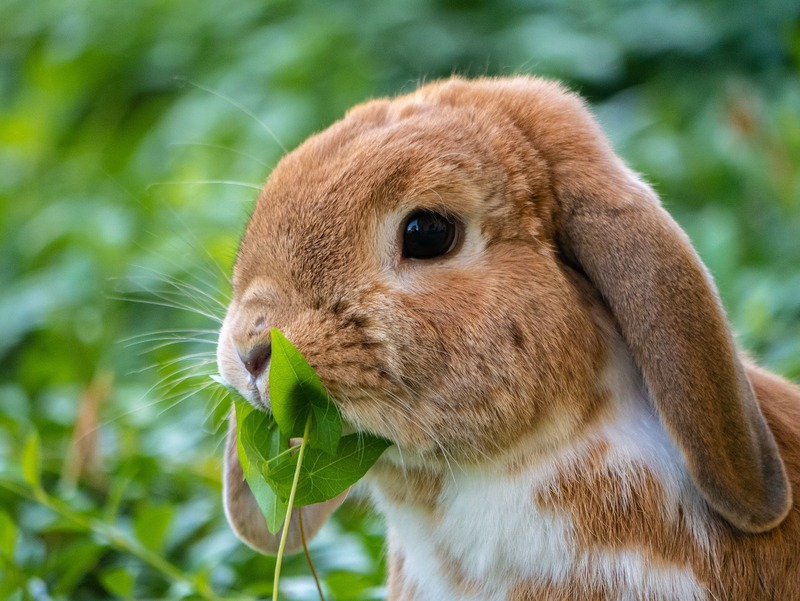
#> input picture conejete.jpg, 800 x 601 px
$ python p6-act10-0043.py
#> lines starting #> are read from the running program, lines starting #| are printed output that depends on the picture; after the words box and inside, x2 and y2 are one past the last pixel; in counts of white or black regions, pixels touching at a corner belong together
import numpy as np
import cv2

# Visión Artificial Act10 NC:0148

# --- 1. Lee la imagen ---
img_base = cv2.imread("conejete.jpg", cv2.IMREAD_GRAYSCALE)
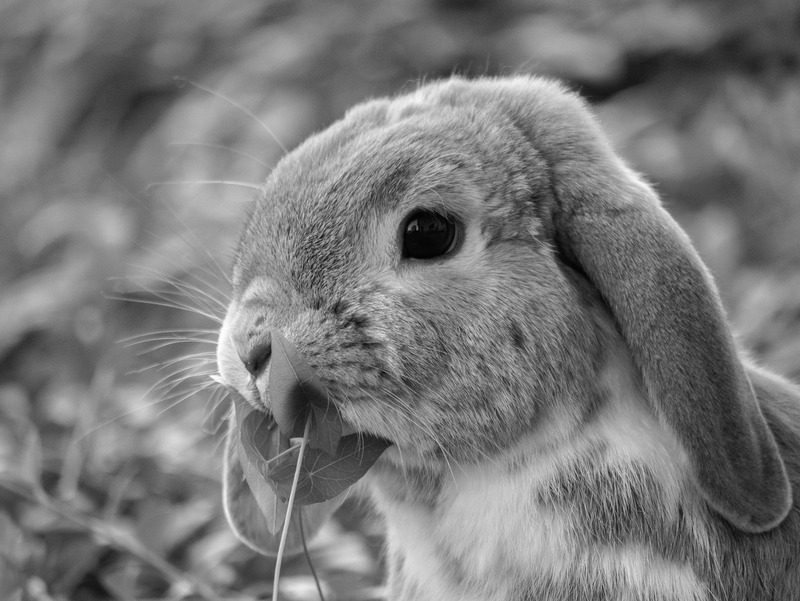
#> img_base: shape (601, 800); min 0, max 255, mean 121.3
cv2.imshow("conejete", img_base)
cv2.waitKey(0)
cv2.destroyAllWindows()

import numpy as np
import cv2

# Visión Artificial Act10 NC = 0043

# ==========================================
# 2. LINEAS
# ==========================================
print("Mostrando: Linea")
img_linea = np.zeros((512, 512, 3), np.uint8)
img_linea = cv2.line(img_linea, (0, 0), (511, 511), (255, 255, 255), 3)

cv2.imshow('Linea', img_linea)
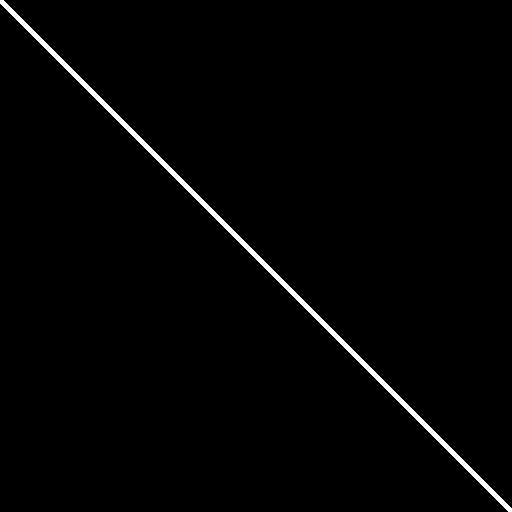
#> window 'Linea': shape (512, 512, 3); 1.4% white; 1 white region, box (x1, y1, x2, y2) and area: (0, 0, 512, 512) 3572
cv2.waitKey(0)
cv2.destroyAllWindows()


# ==========================================
# 3. CIRCULOS
# ==========================================
print("Mostrando: Circulo")
img_circulo = np.zeros((512, 512, 3), np.uint8)
img_circulo = cv2.circle(img_circulo, (260, 260), 10, (255, 0, 0), -1)

cv2.imshow('Circulo', img_circulo)
cv2.waitKey(0)
cv2.destroyAllWindows()


# ==========================================
# 4. TEXTO
# ==========================================
print("Mostrando: Texto")
img_texto = np.zeros((512, 512, 3), np.uint8)
img_texto = cv2.putText(img_texto, "Sebastian Farfan NC = 0043", (200, 30), cv2.FONT_HERSHEY_SIMPLEX, 0.5, (255, 255, 255), 2)

cv2.imshow('Texto', img_texto)
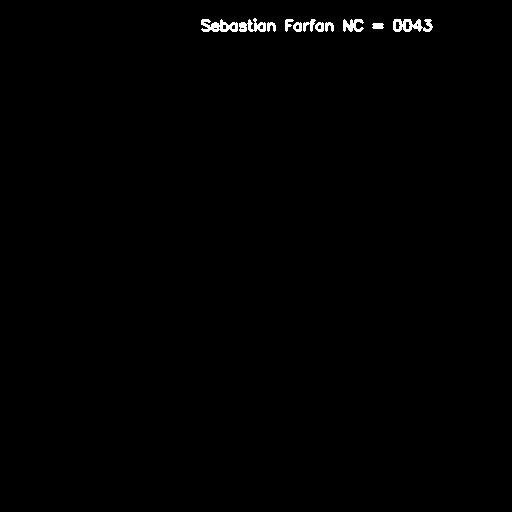
#> window 'Texto': shape (512, 512, 3); 0.56% white; 11 white regions, largest, box (x1, y1, x2, y2) and area: (393, 19, 433, 32) 320, (201, 19, 238, 32) 296, (239, 18, 266, 32) 215
cv2.waitKey(0)
cv2.destroyAllWindows()


# ==========================================
# 5. TRESHOLDING
# ==========================================
print("Mostrando: Thresholding")
# Carga la imagen 'conejete.jpg' en escala de grises
img_thresh_input = cv2.imread('conejete.jpg', 0)

if img_thresh_input is not None:
    ret, thr1 = cv2.threshold(img_thresh_input, 127, 255, cv2.THRESH_BINARY)
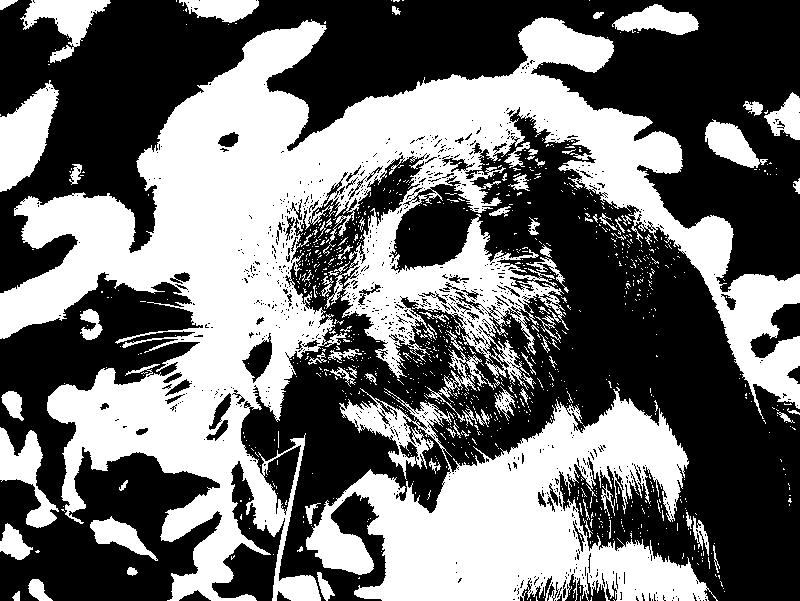
#> thr1: shape (601, 800); 43.7% white; 1021 white regions (934 under 20 px), largest, box (x1, y1, x2, y2) and area: (0, 17, 800, 601) 138969, (306, 387, 718, 601) 45668, (0, 80, 59, 192) 3763
    ret, thr2 = cv2.threshold(img_thresh_input, 127, 255, cv2.THRESH_BINARY_INV)
    ret, thr3 = cv2.threshold(img_thresh_input, 127, 255, cv2.THRESH_TRUNC)
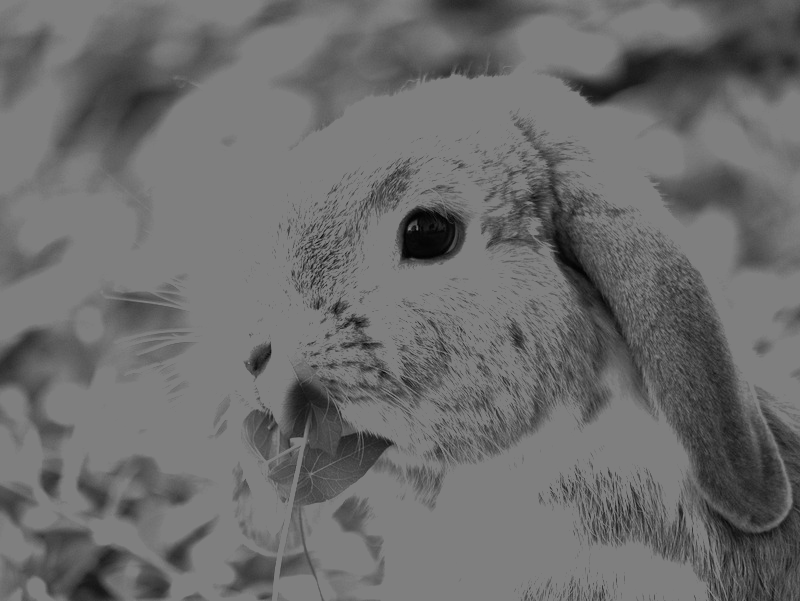
#> thr3: shape (601, 800); min 0, max 127, mean 108
    ret, thr4 = cv2.threshold(img_thresh_input, 127, 255, cv2.THRESH_TOZERO)
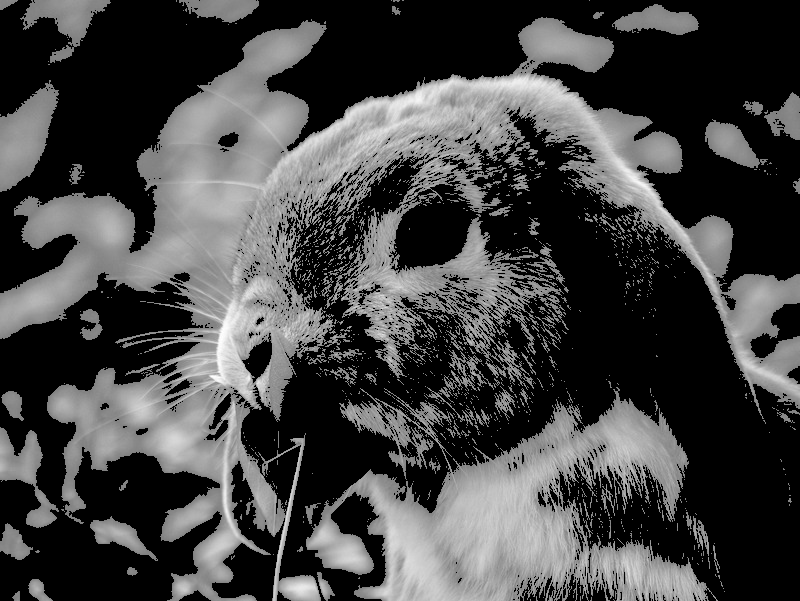
#> thr4: shape (601, 800); min 0, max 255, mean 68.7
    ret, thr5 = cv2.threshold(img_thresh_input, 127, 255, cv2.THRESH_TOZERO_INV)
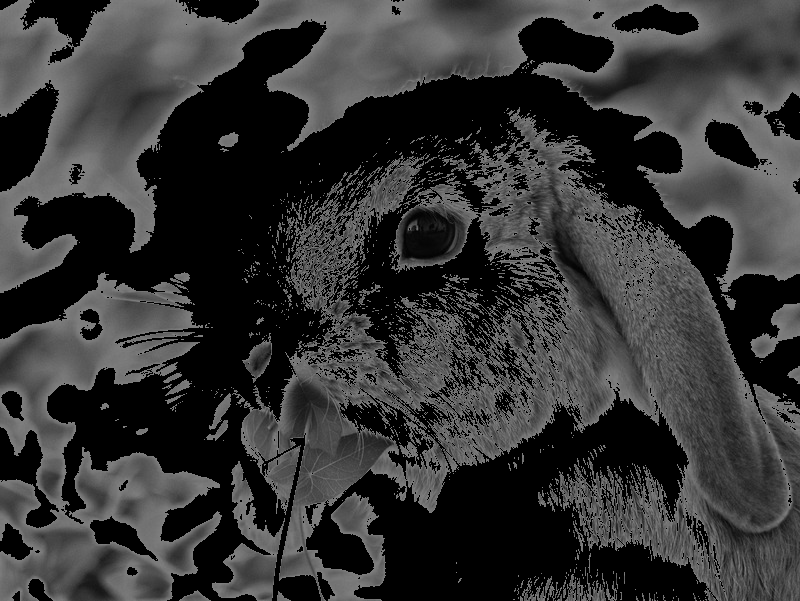
#> thr5: shape (601, 800); min 0, max 127, mean 52.5

    cv2.imshow('BINARY', thr1)
    cv2.imshow('BINARY_INV', thr2)
    cv2.imshow('TRUNC', thr3)
    cv2.imshow('TOZERO', thr4)
    cv2.imshow('TOZERO_INV', thr5)

    cv2.waitKey(0)
    cv2.destroyAllWindows()
else:
    print("Error: No se encontró la imagen 'conejete.jpg' para el Thresholding.")


# ==========================================
# 6. TRACKBARS
# ==========================================
print("Mostrando: Trackbars (Presiona ESC para salir)")

def on_trackbar(val):
    print(val)

img_trackbar = np.zeros((300, 512, 3), np.uint8)
cv2.namedWindow('frame')

cv2.createTrackbar('R', 'frame', 0, 255, on_trackbar)
cv2.createTrackbar('G', 'frame', 0, 255, on_trackbar)
cv2.createTrackbar('B', 'frame', 0, 255, on_trackbar)

while True:
    cv2.imshow('frame', img_trackbar)
    k = cv2.waitKey(1) & 0xFF
#> (key Esc is pressed here)
    if k == 27: # Presiona ESC para finalizar
        break

    r = cv2.getTrackbarPos('R', 'frame')
    g = cv2.getTrackbarPos('G', 'frame')
    b = cv2.getTrackbarPos('B', 'frame')

    img_trackbar[:] = [b, g, r]

cv2.destroyAllWindows()

print("Hecho por Sebastian Farfan NC = 0043")
